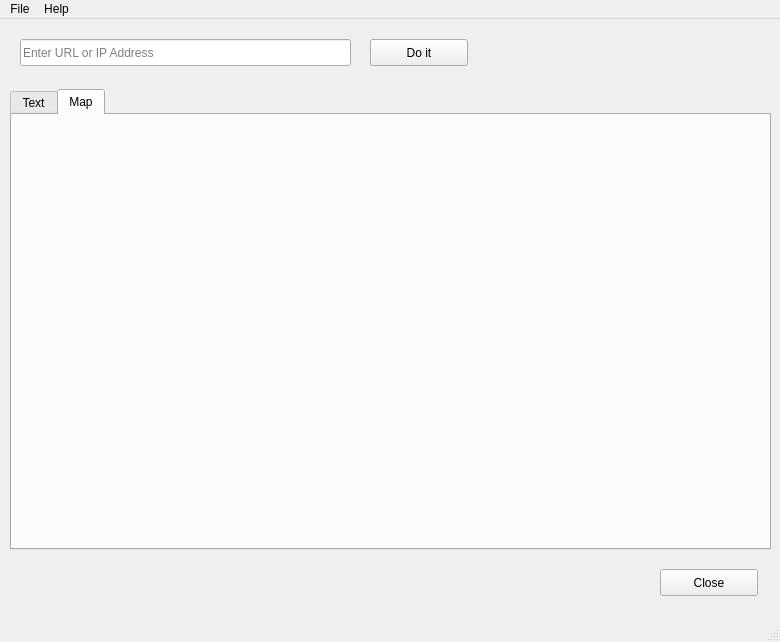
<?xml version="1.0" encoding="UTF-8"?>
<ui version="4.0">
 <class>visual_traceroute_main_window</class>
 <widget class="QMainWindow" name="visual_traceroute_main_window">
  <property name="geometry">
   <rect>
    <x>0</x>
    <y>0</y>
    <width>780</width>
    <height>642</height>
   </rect>
  </property>
  <property name="windowTitle">
   <string>Visual TraceRoute</string>
  </property>
  <widget class="QWidget" name="centralwidget">
   <widget class="QLineEdit" name="urlLineEdit">
    <property name="geometry">
     <rect>
      <x>20</x>
      <y>20</y>
      <width>331</width>
      <height>27</height>
     </rect>
    </property>
    <property name="placeholderText">
     <string>Enter URL or IP Address</string>
    </property>
   </widget>
   <widget class="QPushButton" name="doLookupPushButton">
    <property name="geometry">
     <rect>
      <x>370</x>
      <y>20</y>
      <width>98</width>
      <height>27</height>
     </rect>
    </property>
    <property name="text">
     <string>Do it</string>
    </property>
   </widget>
   <widget class="QPushButton" name="closePushButton">
    <property name="geometry">
     <rect>
      <x>660</x>
      <y>550</y>
      <width>98</width>
      <height>27</height>
     </rect>
    </property>
    <property name="text">
     <string>Close</string>
    </property>
   </widget>
   <widget class="QWidget" name="visualTraceRouteWidget" native="true">
    <property name="geometry">
     <rect>
      <x>10</x>
      <y>70</y>
      <width>761</width>
      <height>461</height>
     </rect>
    </property>
    <widget class="QTabWidget" name="tabWidget">
     <property name="geometry">
      <rect>
       <x>0</x>
       <y>0</y>
       <width>761</width>
       <height>461</height>
      </rect>
     </property>
     <property name="currentIndex">
      <number>1</number>
     </property>
     <widget class="QWidget" name="Text">
      <attribute name="title">
       <string>Text</string>
      </attribute>
      <widget class="QTextBrowser" name="textOutput">
       <property name="geometry">
        <rect>
         <x>-5</x>
         <y>1</y>
         <width>761</width>
         <height>421</height>
        </rect>
       </property>
       <property name="font">
        <font>
         <family>Courier 10 Pitch</family>
        </font>
       </property>
      </widget>
     </widget>
     <widget class="QWidget" name="map">
      <attribute name="title">
       <string>Map</string>
      </attribute>
     </widget>
    </widget>
   </widget>
  </widget>
  <widget class="QMenuBar" name="menubar">
   <property name="geometry">
    <rect>
     <x>0</x>
     <y>0</y>
     <width>780</width>
     <height>27</height>
    </rect>
   </property>
   <widget class="QMenu" name="menuFile">
    <property name="title">
     <string>File</string>
    </property>
   </widget>
   <widget class="QMenu" name="menuHelp">
    <property name="title">
     <string>Help</string>
    </property>
    <addaction name="actionAbout"/>
   </widget>
   <addaction name="menuFile"/>
   <addaction name="menuHelp"/>
  </widget>
  <widget class="QStatusBar" name="statusbar"/>
  <action name="actionAbout">
   <property name="text">
    <string>About</string>
   </property>
  </action>
 </widget>
 <resources/>
 <connections/>
</ui>
